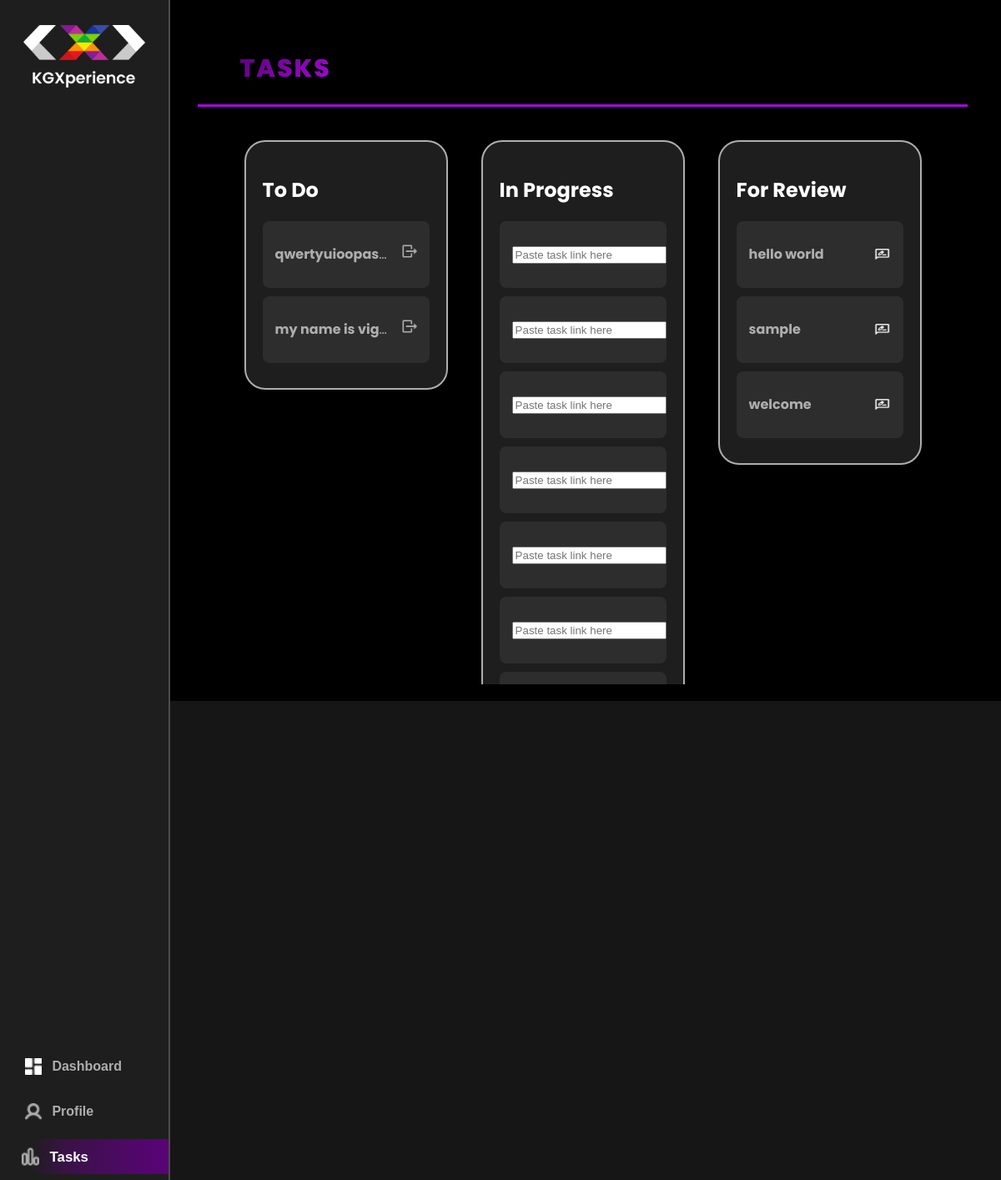
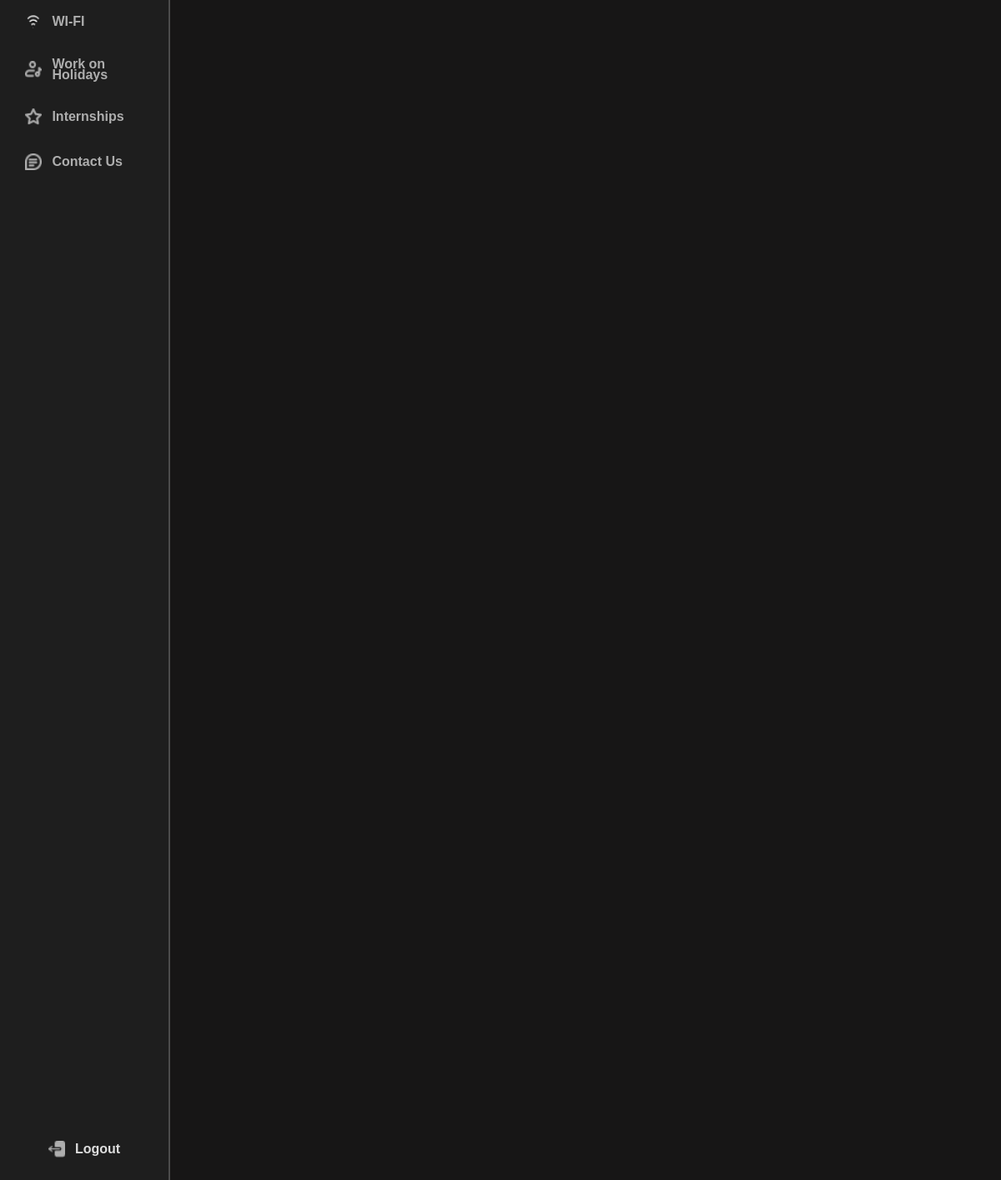
Page /student/tasks/ (signed in) on the committed database (2 pictures, top to bottom).
### kgx_app/models.py (models this page shows, shortened)
class ToDo(models.Model):
    roll_no = models.CharField(max_length=50)
    name = models.CharField(max_length=100)
    task_title = models.CharField(max_length=200)
    task_description = models.TextField()
    reference_link = models.URLField(blank=True, null=True)
    due_date = models.DateField()

class InProgress(models.Model):
    roll_no = models.CharField(max_length=50)
    name = models.CharField(max_length=100)
    task_title = models.CharField(max_length=200)
    task_description = models.TextField()
    reference_link = models.URLField(blank=True, null=True)
    due_date = models.DateField()

class ForReview(models.Model):
    roll_no = models.CharField(max_length=50)
    name = models.CharField(max_length=100)
    task_title = models.CharField(max_length=200)
    task_description = models.TextField()
    reference_link = models.URLField(blank=True, null=True)
    task_link = models.URLField()  # New field for the submitted link
    due_date = models.DateField()

### kgx_app/decorators.py (the view)
        def _wrapped_view(request, *args, **kwargs):
            try:
                profile = Profile.objects.get(roll_no=request.user.username)
                if profile.role in allowed_roles:
                    return view_func(request, *args, **kwargs)
                raise PermissionDenied
            except Profile.DoesNotExist:
                raise PermissionDenied  # Handle the case where the profile does not exist

### kgx_app/views.py (called while the page is built)
@login_required
@role_required(allowed_roles=['student'])
def student_tasks(request):
    profile = get_object_or_404(Profile, roll_no=request.user.username)
    to_do_tasks = ToDo.objects.filter(roll_no=profile.roll_no)  # Use the roll number from the profile
    in_progress_tasks = InProgress.objects.filter(roll_no=profile.roll_no)
    for_review_tasks = ForReview.objects.filter(roll_no=profile.roll_no)
    done_tasks = Done.objects.filter(roll_no=profile.roll_no)
    return render(request, 'student_tasks.html', {
        'profile': profile,
        'to_do_tasks': to_do_tasks,
        'in_progress_tasks': in_progress_tasks,
        'for_review_tasks': for_review_tasks,
        'done_tasks': done_tasks,
    })

### kgx_app/templates/student_tasks.html (shortened to what this page needs)
{% extends 'base.html' %}
{% load static %}
{% block content %}
<head>
    <link href="https://cdnjs.cloudflare.com/ajax/libs/font-awesome/6.0.0-beta3/css/all.min.css" rel="stylesheet">
</head>
<div class="header">
    <div class="title">Tasks</div>
</div>
<div class="task-container" id="main-content">
    <div class="task-section">
        <h2>To Do</h2>
        <div>
            {% for task in to_do_tasks %}
            <div class="task-item" onclick="showTaskDetails('{{ task.id }}', '{{ task.task_title|escapejs }}', '{{ task.task_description|escapejs }}', '{{ task.reference_link|escapejs }}', '{{ task.due_date|escapejs }}')">
                <span><strong>{{ task.task_title }}</strong></span>
                <form action="{% url 'start_task' task.id %}" method="POST" style="display:inline;">
                    <button type="submit">
                        <img src="{% static 'kgx_app/start-button.png' %}" class="task-icon" data-task-id="{{ task.id }}" />
                    </button>
                </form>
            </div>
            {% empty %}
                <div class="task-item">No tasks assigned.</div>
            {% endfor %}
        </div>
    </div>
    <div class="task-section">
        <h2>In Progress</h2>
        <div>
            {% for in_progress_task in in_progress_tasks %}
                <div class="task-item" onclick="showInProgressDetails('{{ in_progress_task.id }}', '{{ in_progress_task.task_title|escapejs }}', '{{ in_progress_task.task_description|escapejs }}', '{{ in_progress_task.reference_link|escapejs }}', '{{ in_progress_task.due_date|escapejs }}')">
                    <form action="{% url 'submit_task_link' in_progress_task.id %}" method="POST" style="display:inline;">
                        <input type="url" name="task_link" placeholder="Paste task link here" required />
                    </form>
                </div>
            {% empty %}
                <div class="task-item">No tasks in progress.</div>
            {% endfor %}
        </div>
    </div>
    <div class="task-section">
        <h2>For Review</h2>
        <div>
            {% for review_task in for_review_tasks %}
                <div class="task-item">
                    <span><strong>{{ review_task.task_title }}</strong></span>
                    <img src="{% static 'kgx_app/for_review.png' %}" class="task-icon" />
                </div>
            {% empty %}
                <div class="task-item">No tasks for review.</div>
            {% endfor %}
        </div>
    </div>
</div>
    </div>
{% endblock %}

### kgx_app/templates/base.html (style rules this page uses)
body, html { height: 100%; margin: 0; background: #171616; overflow: hidden; }

### kgx_app/templates/student_tasks.html (style rules this page uses)
body { background-color: #000000; color: #FFFFFF; font-family: 'Poppins', sans-serif; display: flex; flex-direction: column; padding: 20px; }
.header { padding: 20px 50px; display: flex; justify-content: space-between; align-items: center; border-bottom: 3px solid #A507DB; margin-bottom: 30px; }
.header .title { font-size: 30px; font-weight: 800; color: #FFFFFF; letter-spacing: 2px; text-transform: uppercase; background: linear-gradient(135deg, #580475, #A507DB); -webkit-background-clip: text; -webkit-text-fill-color: transparent; }
.task-container { display: flex; flex-wrap: wrap; gap: 20px; justify-content: center; }
.task-section { background: #1E1E1E; border: 2px solid #AEAEAE; border-radius: 25px; padding: 20px; margin: 10px; width: 200px; height: fit-content; box-shadow: 0 8px 20px rgba(0, 0, 0, 0.5); overflow-y: auto; display: flex; flex-direction: column; transition: transform 0.2s ease-in-out, box-shadow 0.2s ease-in-out; }
.task-item { background: #2D2D2D; color: #AEAEAE; padding: 15px; border-radius: 8px; margin-bottom: 10px; display: flex; justify-content: space-between; align-items: center; cursor: pointer; min-height: 50px; max-height: 60px; overflow: hidden; white-space: nowrap; text-overflow: ellipsis; }
.task-item span { max-width: 200px; overflow: hidden; white-space: nowrap; text-overflow: ellipsis; }
h2 { font-size: 24px; font-weight: bold; margin-bottom: 20px; background: #FFFFFF; font-family: 'Poppins', sans-serif; -webkit-background-clip: text; -webkit-text-fill-color: transparent; }
.task-item img { width: 20px; height: 20px; cursor: pointer; transition: transform 0.3s ease, box-shadow 0.3s ease; }
button { background: none; border: none; padding: 0; margin: 0; cursor: pointer; }
.task-icon { width: 25px; height: 25px; margin-left: 10px; cursor: pointer; }

### rows in the picture
ToDo: task_title "qwertyuioopas…"
ToDo: task_title "my name is vig…"
ForReview: task_title "hello world"
ForReview: task_title "sample"
ForReview: task_title "welcome"
